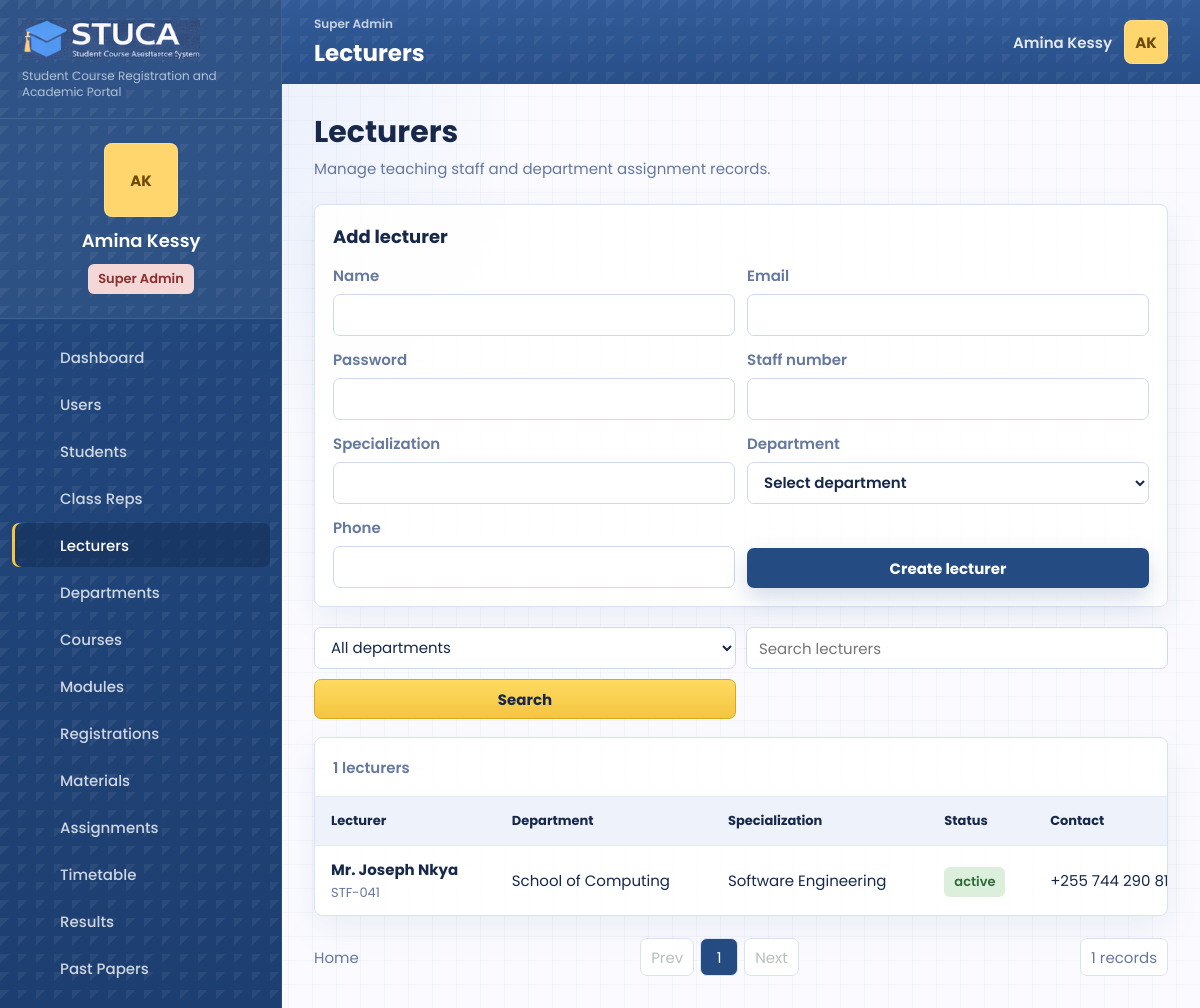
/lecturers.php (signed in), run on the app's committed database.
### tables this page shows
CREATE TABLE users (
    id INT UNSIGNED AUTO_INCREMENT PRIMARY KEY,
    role_id INT UNSIGNED NOT NULL,
    department_id INT UNSIGNED NULL,
    name VARCHAR(140) NOT NULL,
    email VARCHAR(190) NOT NULL UNIQUE,
    password_hash VARCHAR(255) NOT NULL,
    status ENUM('active', 'suspended') NOT NULL DEFAULT 'active',
    student_number VARCHAR(60) NULL UNIQUE,
    staff_number VARCHAR(60) NULL UNIQUE,
    phone VARCHAR(40) NULL,
    program VARCHAR(160) NULL,
    class_group VARCHAR(80) NULL,
    created_at TIMESTAMP DEFAULT CURRENT_TIMESTAMP,
    updated_at TIMESTAMP DEFAULT CURRENT_TIMESTAMP ON UPDATE CURRENT_TIMESTAMP,
    INDEX idx_users_role (role_id),
    INDEX idx_users_department (department_id),
    INDEX idx_users_status (status),
    CONSTRAINT fk_users_role FOREIGN KEY (role_id) REFERENCES roles(id),
    CONSTRAINT fk_users_department FOREIGN KEY (department_id) REFERENCES departments(id) ON DELETE SET NULL
);

CREATE TABLE departments (
    id INT UNSIGNED AUTO_INCREMENT PRIMARY KEY,
    name VARCHAR(160) NOT NULL,
    code VARCHAR(30) NOT NULL UNIQUE,
    description TEXT NULL,
    head_user_id INT UNSIGNED NULL,
    created_at TIMESTAMP DEFAULT CURRENT_TIMESTAMP,
    updated_at TIMESTAMP DEFAULT CURRENT_TIMESTAMP ON UPDATE CURRENT_TIMESTAMP,
    INDEX idx_departments_code (code)
);

### public/lecturers.php (the view, shortened to what the rows shown need)
<?php
require dirname(__DIR__) . '/app/bootstrap.php';
$repo = repository();
$filters = ['search' => request_value('search'), 'department_id' => request_value('department_id')];
$lecturers = $repo->getLecturers($filters);
$pagination = paginate($lecturers, (int) request_value('page', '1'), app_config('items_per_page'));
page_start('Lecturers', 'lecturers');
?>
<section class="page-title-row">
    <div>
        <h2>Lecturers</h2>
    </div>
</section>
<section class="panel compact">
    <div class="panel-heading"><h2>Add lecturer</h2></div>
</section>
<section class="panel table-panel">
    <div class="responsive-table">
        <table>
            <thead><tr><th>Lecturer</th><th>Department</th><th>Specialization</th><th>Status</th><th>Contact</th></tr></thead>
            <tbody>
                <?php foreach ($pagination['items'] as $lecturer): ?>
                    <tr>
                        <td><strong><?= e($lecturer['name']) ?></strong><span><?= e($lecturer['staff_number'] ?: $lecturer['email']) ?></span></td>
                        <td><?= e($lecturer['department_name'] ?? '') ?></td>
                        <td><?= e($lecturer['program'] ?? '') ?></td>
                        <td><span class="pill <?= ($lecturer['status'] ?? '') === 'active' ? 'success' : 'warning' ?>"><?= e($lecturer['status'] ?? '') ?></span></td>
                        <td><?= e($lecturer['phone'] ?: $lecturer['email']) ?></td>
                    </tr>
                <?php endforeach; ?>
            </tbody>
        </table>
    </div>
</section>
<?php
page_end();

### app/includes/layout.php (shortened to what the rows shown need)
<?php
function page_start(string $title, string $active): void
{
    $user = current_user();
    if ($user && !empty($user['email'])) {
        $freshUser = repository()->findUserByEmail($user['email']);
        if ($freshUser) {
            unset($freshUser['password_hash']);
            $user = $freshUser;
        }
    }
    $displayName = $user['name'] ?? 'Guest';
    $role = role_label($user['role'] ?? null);
    ?>
    <!doctype html>
    <html lang="en">
    <head>
        <link rel="stylesheet" href="assets/css/styles.css?v=20260601-workflow">
    </head>
    <body class="page-<?= e($active) ?>">
        <aside class="sidebar" id="sidebar">
            <div class="profile-card">
                <div class="avatar-initials"><?= e(initials($displayName)) ?></div>
                <strong><?= e($displayName) ?></strong>
                <span class="role-pill <?= e(role_badge_class($user['role'] ?? null)) ?>"><?= e($role) ?></span>
            </div>
        </aside>
        <div class="app-shell">
            <header class="topbar">
                <div>
                    <h1><?= e($title) ?></h1>
                </div>
                <div class="topbar-user">
                    <span class="topbar-name"><?= e($displayName) ?></span>
                    <a class="avatar-initials tiny" href="profile.php" aria-label="Open profile"><?= e(initials($displayName)) ?></a>
                </div>
            </header>
            <main class="content" id="content">
    <?php
}
function page_end(): void
{
    ?>
            </main>
        </div>
    </body>
    </html>
    <?php
}
    ?>

### data on the page
users: name "AK", name "Amina Kessy"
users: name "Mr. Joseph Nkya", staff_number "STF-041", department.name "School of Computing", program "Software Engineering", status "active", phone "+255 744 290…"

### other printed values
$config['app_subtitle'] "Student Course Registration and Academic Portal"
$role "Super Admin"
$item['label'] "Dashboard"
$item['label'] "Users"
$item['label'] "Students"
$item['label'] "Class Reps"
$item['label'] "Lecturers"
$item['label'] "Departments"
$item['label'] "Courses"
$item['label'] "Modules"
$item['label'] "Registrations"
$item['label'] "Materials"
$item['label'] "Assignments"
$item['label'] "Timetable"
$item['label'] "Results"
